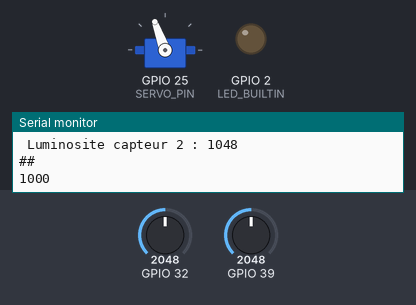
A sketch run on a simulated ESP32. Parts: servo, output pins drawn as LEDs (lit = HIGH), the last lines printed to the serial monitor. The inputs (shaded band) are chosen by the test bench; at power-on: GPIO 32 = 2048, GPIO 39 = 2048.

Above: at 3.0 s.
3.1 s: GPIO 32 set to 2711
9.4 s: GPIO 32 set to 2816
14.9 s: GPIO 39 set to 2088
17.8 s: GPIO 39 set to 2146
At 20.8 s:
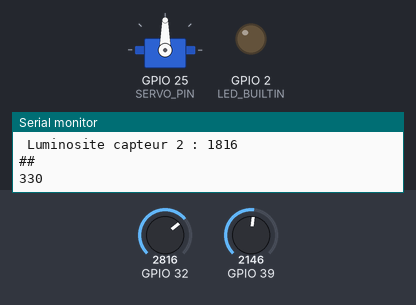
24.1 s: GPIO 39 set to 2047
At 24.1 s:
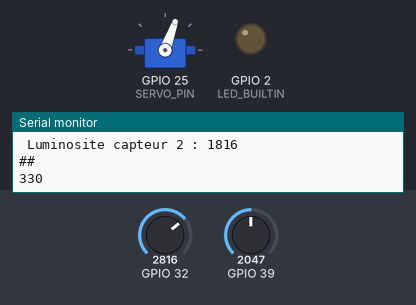
29.9 s: GPIO 39 set to 1228
At 38.0 s:
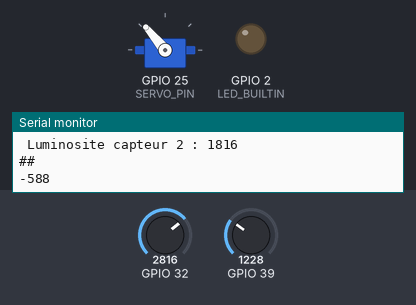
Timing chart, 0 to 43.1 s (numbered marks = the images above; inputs shaded):
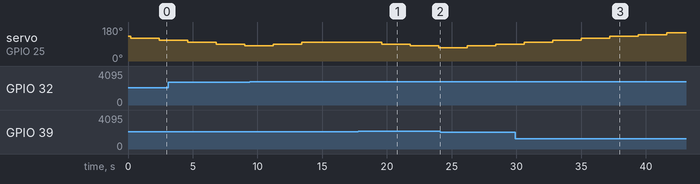

Measured:
- the behaviour switches between 2116 and 2117 on GPIO 39 (found by bisection; images 0 and 1)
- after the input at 17.8 s, servo on GPIO 25 (SERVO_PIN): 100° → 90° after 1.8 s, → 80° 2.2 s later, → 70° 2.2 s later

The sketch:

auto.ino
```cpp
#include <ESP32Servo.h>
#include <analogWrite.h>
//#include <tone.h>
#include <ESP32Tone.h>
#include <ESP32PWM.h>

int degree = 130;
Servo myServo;

const int ECART = 300;
const int SERVO_PIN = 25;

void setup() {
  Serial.begin(115200);
  pinMode(LED_BUILTIN, OUTPUT);
  analogSetPinAttenuation(A3, ADC_0db);
  analogSetPinAttenuation(A4, ADC_0db);
  myServo.attach(SERVO_PIN);
  myServo.write(degree);
}


void loop() {

  int valA3 = analogRead(A3);
  int valA4 = analogRead(A4) - 1000;

  int ecart = valA3 - valA4;

  if(ecart >= -ECART && ecart <= ECART && degree < 170 && degree > 90) {

  } else {
    if(ecart < ECART) {
    degree+=10;
    delay(200);
  } else {
    degree-=10;
    delay(200);
  }
  }


  myServo.write(degree);
  Serial.print(" Luminosite capteur 1 : ");
  Serial.println(valA3);
  Serial.print(" Luminosite capteur 2 : ");
  Serial.println(valA4);
   Serial.println("##");
    Serial.println(ecart);
 delay(2000);

}
```
